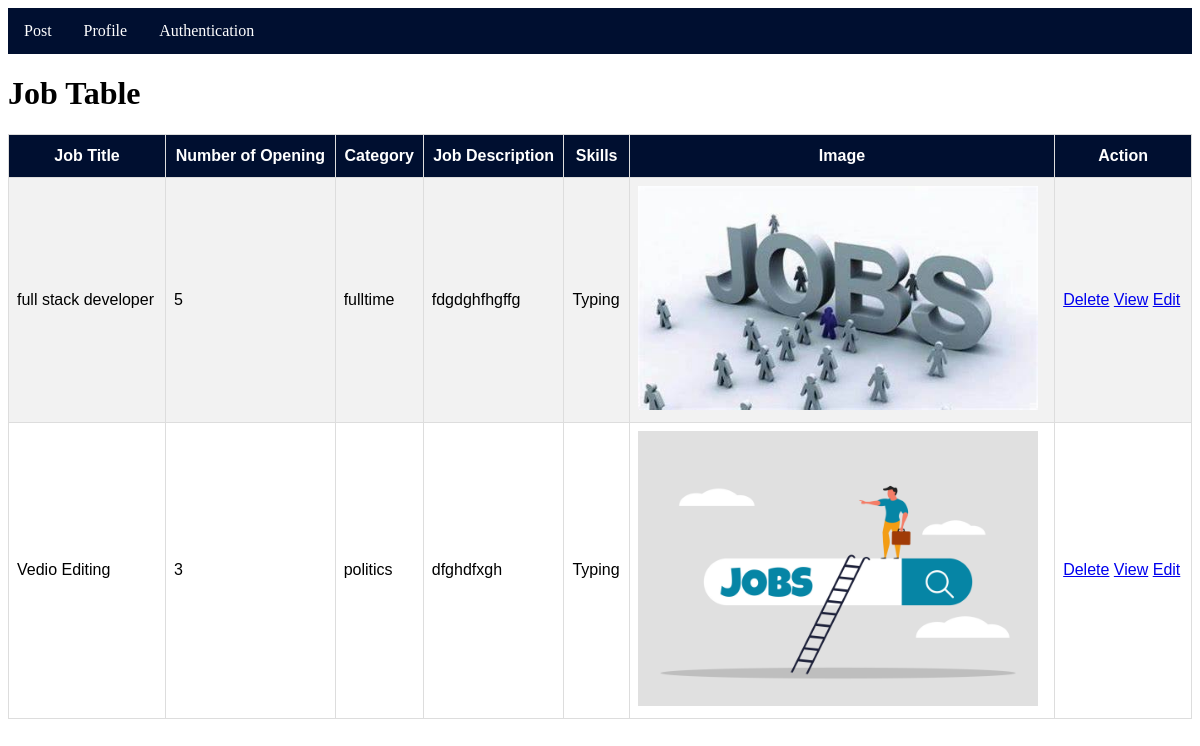
Page /Table/ on the earlier database version.
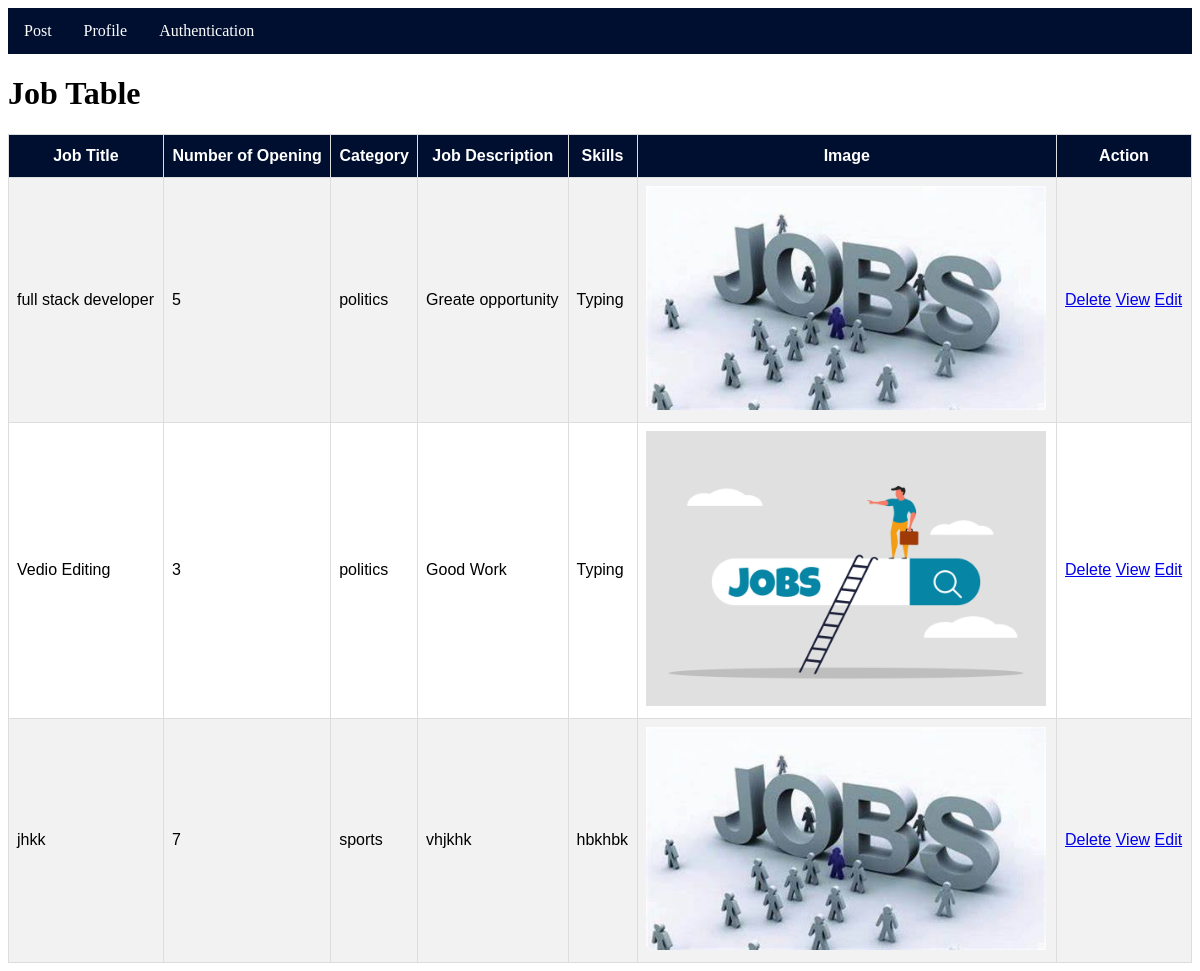
Same page on the later database version.
### myapp/models.py (models this page shows, shortened)
class JobModel(models.Model):
    JOB_TYPE_CHOICES = [
        ('fulltime', 'Full-time'),
        ('parttime', 'Part-time'),
    ]
    user = models.ForeignKey(Custom_user, on_delete=models.CASCADE)
    job_title = models.CharField(max_length=255, null=True)
    Number_of_opening = models.PositiveIntegerField(null=True)
    Category = models.CharField(choices=JOB_TYPE_CHOICES,max_length=255, null=True)
    Job_Description = models.TextField(max_length=255, null=True)
    Skills = models.CharField(max_length=255, null=True)
    company_logo=models.ImageField(upload_to='Media/Blog_Pic',null=True)

### myproject/views.py (the view)
# urls.py: path('Table/', Table, name='Table'),
def Table(req):
    data=JobModel.objects.all()
    context = {
        'data': data
    }
    return render(req,'Table.html',context)

### template/Table.html (shortened to what this page needs)
{% extends 'base.html' %}
{% block body %}
<!DOCTYPE html>
<html>
<head>
</head>
<body>
<h1>Job Table</h1>
<table id="customers">
  <tr>
    <th>Job Title</th>
    <th>Number of Opening</th>
    <th>Category</th>
    <th>Job Description</th>
    <th>Skills</th>
    <th>Image</th>
    <th>Action</th>
  </tr>
  {% for i in data %}
  <tr >
    <td>{{i.job_title}}</td>
    <td>{{i.Number_of_opening}}</td>
    <td>{{i.Category}}</td>
    <td>{{i.Job_Description}}</td>
    <td>{{i.Skills}}</td>
    <td>
        <img width="400px" src="/{{i.company_logo}}" alt="">
    </td>
    <td>
        <a href="{% url 'deletejob'  i.id  %}">Delete</a>
        <a href="{% url 'mainprofile'  i.id  %}">View</a>
        <a href="{% url 'editjob'  i.id  %}">Edit</a>
    </td>
  </tr>
  {% endfor %}
</table>
</body>
</html>
{% endblock body %}

Differences in the rows shown:
changed JobModel "full stack developer": Category "fulltime" → "politics"; Job_Description "fdgdghfhgffg" → "Greate opportunity"
changed JobModel "Vedio Editing": Job_Description "dfghdfxgh" → "Good Work"
added JobModel: job_title "jhkk", Number_of_opening "7", Category "sports", Job_Description "vhjkhk", Skills "hbkhbk", company_logo (picture)
